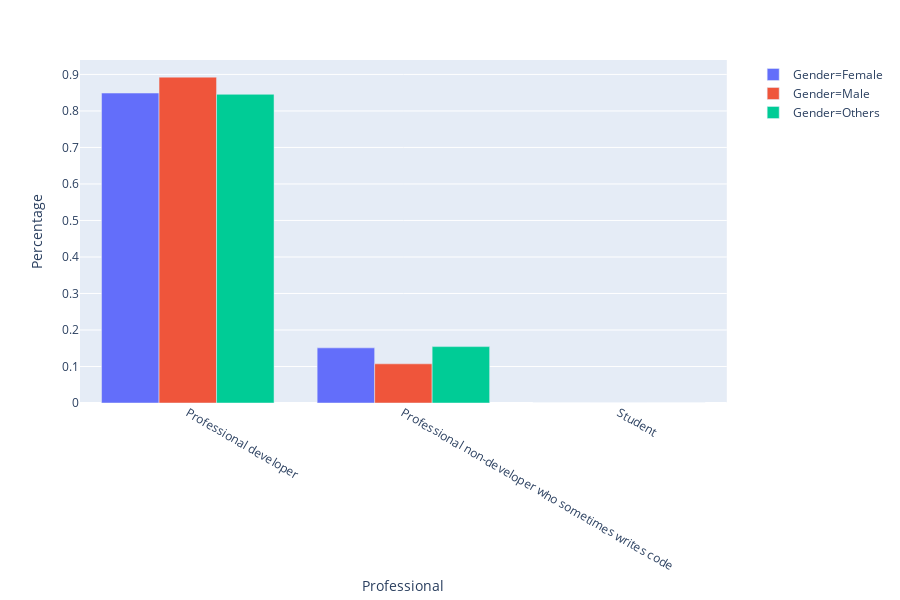

Here is the notebook cell this chart was saved with:
### Markdown cell above
### Graph 1-2: Professional by Gender (%)

### Code cell
data_professional_percentage = pd.get_dummies(data[['Professional','Gender']], columns = ['Professional'],prefix = '',prefix_sep='').groupby('Gender').sum().stack()

data_professional_percentage['Male'] = data_professional_percentage['Male']/data_professional_percentage['Male'].sum()
data_professional_percentage['Female'] = data_professional_percentage['Female']/data_professional_percentage['Female'].sum()
data_professional_percentage['Others'] = data_professional_percentage['Others']/data_professional_percentage['Others'].sum()

data_professional_percentage = data_professional_percentage.reset_index().rename(columns={'level_1':'Professional',0:"Percentage"})
fig = px.bar(data_professional_percentage, x='Professional', y='Percentage',barmode='group',color = 'Gender')
fig.show()

data_professional_percentage

### Figure 1 — Plotly figure (JSON) as saved in the notebook; plotly's stock layout.template omitted (floating-point values rounded to 4 significant figures)
{"data": [{"alignmentgroup": "True", "hoverlabel": {"namelength": 0}, "hovertemplate": "Gender=Female<br>Professional=%{x}<br>Percentage=%{y}", "legendgroup": "Gender=Female", "marker": {"color": "#636efa"}, "name": "Gender=Female", "offsetgroup": "Gender=Female", "orientation": "v", "showlegend": true, "textposition": "auto", "type": "bar", "x": ["Professional developer", "Professional non-developer who sometimes writes code", "Student"], "xaxis": "x", "y": [0.849, 0.151, 0], "yaxis": "y"}, {"alignmentgroup": "True", "hoverlabel": {"namelength": 0}, "hovertemplate": "Gender=Male<br>Professional=%{x}<br>Percentage=%{y}", "legendgroup": "Gender=Male", "marker": {"color": "#EF553B"}, "name": "Gender=Male", "offsetgroup": "Gender=Male", "orientation": "v", "showlegend": true, "textposition": "auto", "type": "bar", "x": ["Professional developer", "Professional non-developer who sometimes writes code", "Student"], "xaxis": "x", "y": [0.8925, 0.1073, 0.0001511], "yaxis": "y"}, {"alignmentgroup": "True", "hoverlabel": {"namelength": 0}, "hovertemplate": "Gender=Others<br>Professional=%{x}<br>Percentage=%{y}", "legendgroup": "Gender=Others", "marker": {"color": "#00cc96"}, "name": "Gender=Others", "offsetgroup": "Gender=Others", "orientation": "v", "showlegend": true, "textposition": "auto", "type": "bar", "x": ["Professional developer", "Professional non-developer who sometimes writes code", "Student"], "xaxis": "x", "y": [0.8455, 0.1545, 0], "yaxis": "y"}], "layout": {"barmode": "group", "height": 600, "legend": {"tracegroupgap": 0}, "margin": {"t": 60}, "xaxis": {"anchor": "y", "domain": [0, 0.98], "title": {"text": "Professional"}}, "yaxis": {"anchor": "x", "domain": [0, 1], "title": {"text": "Percentage"}}}}
